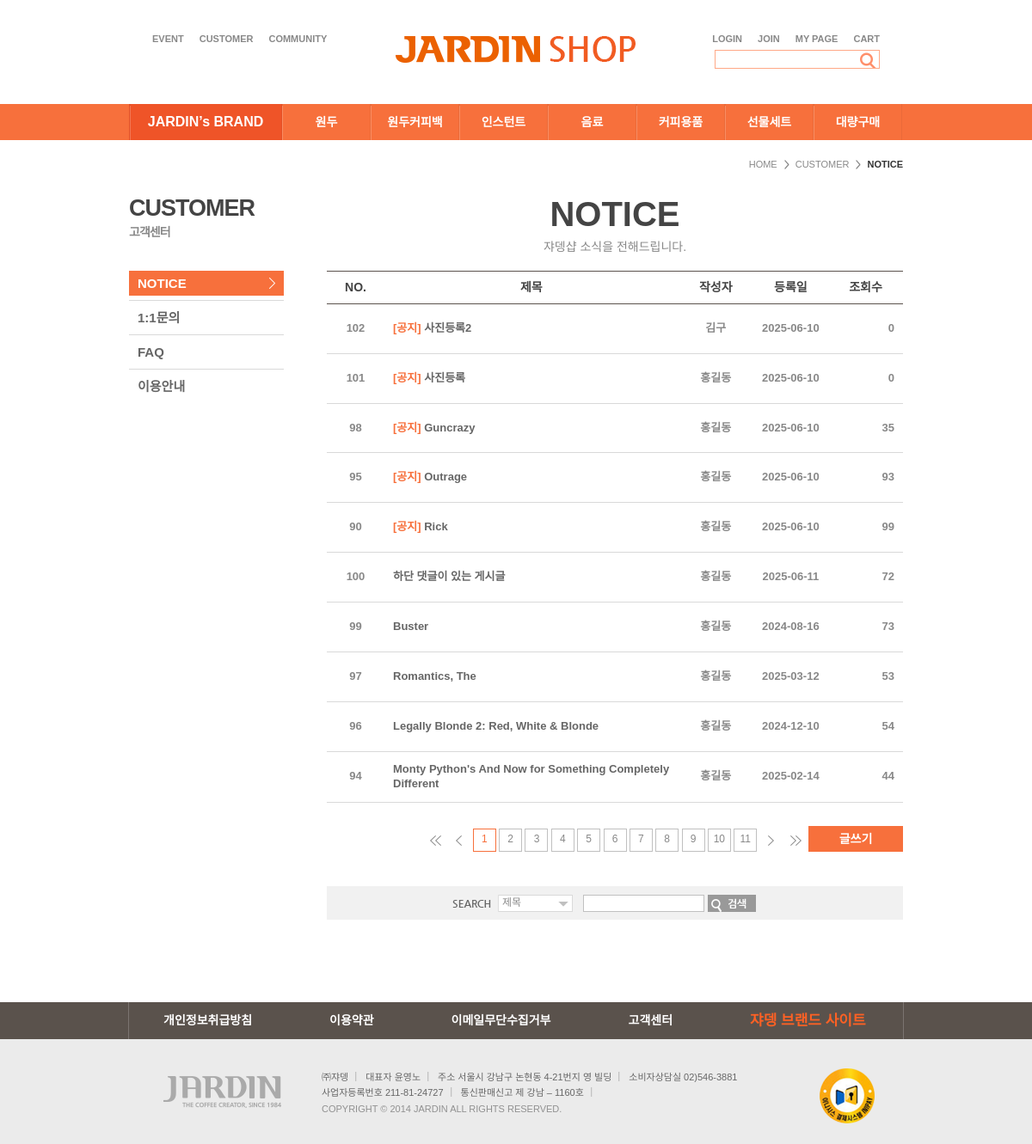
/board/list/, run on the app's committed database.
### board/models.py (models this page shows, shortened)
class Board(models.Model):
    bno = models.AutoField(primary_key=True)
    member = models.ForeignKey(Member, on_delete=models.SET_NULL, null=True)
    btitle = models.CharField(max_length=1000)
    bcontent = models.TextField()
    bgroup = models.IntegerField(default=0)
    bstep = models.IntegerField(default=0)
    bindent = models.IntegerField(default=0)
    bhit = models.IntegerField(default=0)
    bfile = models.CharField(max_length=20, null=True, blank=True)
    notice = models.IntegerField(default=0)  # 공지사항 여부 필드 추가
    bdate = models.DateTimeField(auto_now=True)

### member/models.py (models this page shows, shortened)
class Member(models.Model):
    name = models.CharField(max_length=50)
    id = models.CharField(max_length=50,primary_key=True)
    pw = models.CharField(max_length=100)
    email = models.CharField(max_length=100)
    emailc = models.IntegerField(default=0)
    address1 = models.CharField(max_length=300)
    address2 = models.CharField(max_length=300)
    phone = models.CharField(max_length=50,default='010-0000-0000')
    tel = models.CharField(max_length=50,default='02-0000-0000')
    birth = models.CharField(max_length=20)
    corporate = models.IntegerField(default=0)
    gender = models.CharField(max_length=10,default='남자')
    hobby = models.CharField(max_length=50,default='게임')
    mdate = models.DateTimeField(auto_now=True)

### board/views.py (the view)
# urls.py: path('list/', views.list, name='list'),
def list(request):
    page = int(request.GET.get('page',1))
    qs = Board.objects.all().order_by('-notice','-bgroup','bstep')
    paginator = Paginator(qs,10)    # 10개씩 분리해서 가져옴. 1,2,...10페이지생성
    list = paginator.get_page(page) # 1페이지 가져오기 -> 10개 게시글
    context = {'list':list,'page':page}
    return render(request,'board/list.html',context)

### board/templates/board/list.html (shortened to what this page needs)
{% load static %}
<!DOCTYPE html>
<html>
<head>
<link rel="stylesheet" type="text/css" href="/static/css/reset.css?v=Y" />
<link rel="stylesheet" type="text/css" href="/static/css/layout.css?v=Y" />
<link rel="stylesheet" type="text/css" href="/static/css/content.css?v=Y" />
</head>
<body>
<div id="allwrap">
<div id="wrap">
	<div id="header">
		<div id="snbBox">
			<a href='/'>
				<h1><img src="/static/images/txt/logo.gif" alt="JARDIN SHOP" /></h1>
			</a>
			<div id="quickmenu">
				<ul>
					<li><a href="#">EVENT</a></li>
					<li><a href="#">CUSTOMER</a></li>
					<li><a href="#">COMMUNITY</a></li>
				</ul>
			</div>
			<div id="snb">
				<ul>
					<li><a href="#">LOGIN</a></li>
					<li><a href="#">JOIN</a></li>
					<li><a href="#">MY PAGE</a></li>
					<li><a href="#">CART</a></li>
				</ul>
				<div id="search">
					<input type="text" class="searchType" />
					<input type="image" src="/static/images/btn/btn_main_search.gif" width="23" height="20" alt="검색하기" />
				</div>
			</div>
		</div>
	</div>
	<div id="gnb">
		<div id="top">
			<ul>
				<li class="brand t1"><a href="#" id="topNavi1">JARDIN’s BRAND</a>
				</li>
				<li class="t2"><a href="#" id="topNavi2">원두</a>
				</li>
				<li class="t1"><a href="#" id="topNavi3">원두커피백</a>
				</li>
				<li class="t2"><a href="#" id="topNavi4">인스턴트</a>
				</li>
				<li class="t1"><a href="#" id="topNavi5">음료</a>
				</li>
				<li class="t2"><a href="#" id="topNavi6">커피용품</a>
				</li>
				<li class="t1"><a href="#" id="topNavi7">선물세트</a></li>
				<li class="t2"><a href="#" id="topNavi8">대량구매</a></li>
			</ul>
		</div>
	</div>
	<div id="container">
		<div id="location">
			<ol>
				<li><a href="#">HOME</a></li>
				<li><a href="#">CUSTOMER</a></li>
				<li class="last">NOTICE</li>
			</ol>
		</div>
		<div id="outbox">
			<div id="left">
				<div id="title2">CUSTOMER<span>고객센터</span></div>
				<ul>
					<li><a href="#" id="leftNavi1">NOTICE</a></li>
					<li><a href="#" id="leftNavi2">1:1문의</a></li>
					<li><a href="#" id="leftNavi3">FAQ</span></a></li>
					<li class="last"><a href="#" id="leftNavi4">이용안내</a></li>
				</ul>
			</div><script type="text/javascript">initSubmenu(1,0);</script>
			<div id="contents">
				<div id="customer">
					<h2><strong>NOTICE</strong><span>쟈뎅샵 소식을 전해드립니다.</span></h2>
					<div class="orderDivMt">
						<table summary="NO, 제목, 등록일, 조회수 순으로 공지사항을 조회 하실수 있습니다." class="orderTable2" border="1" cellspacing="0">
							<colgroup>
							<col width="10%" class="tnone" />
							<col width="*" />
							<col width="13%" class="tw25" />
							<col width="13%" class="tnone" />
							<col width="13%" class="tnone" />
							</colgroup>
							<thead>
								<th scope="col" class="tnone">NO.</th>
								<th scope="col">제목</th>
								<th scope="col">작성자</th>
								<th scope="col">등록일</th>
								<th scope="col" class="tnone">조회수</th>
							</thead>
							<tbody>
								{% for board in list %}
								<tr>
									<td class="tnone">{{board.bno}}</td>
									<td class="left">
										<a href="/board/view/{{board.bno}}/">{% if board.notice >= 1 %}<strong style='color:#f7703c;'>[공지]</strong>{%endif%}
											{{board.btitle}}
										</a>
									</td>
									<td>{{board.member.name}}</td>
									<td>{{board.bdate|date:'Y-m-d'}}</td>
									<td class="tnone right">{{board.bhit}}</td>
								</tr>
								{% endfor %}
							</tbody>
						</table>
					</div>
					<div class="btnAreaList">
						<div class="bwright">
							<ul>
								<li><a href="/board/write/" class="sbtnMini">글쓰기</a></li>
							</ul>
						</div>
						<div class="allPageMoving1">
						{% if not list.has_previous %}
						<a class="n"><img src="/static/images/btn/btn_pre2.gif" alt="처음으로"/></a>
						<a class="pre"><img src="/static/images/btn/btn_pre1.gif" alt="앞페이지로"/></a>
						{% else %}
						<a href="/board/list/?page=1" class="n"><img src="/static/images/btn/btn_pre2.gif" alt="처음으로"/></a>
						<a href="/board/list/?page={{list.previous_page_number}}" class="pre"><img src="/static/images/btn/btn_pre1.gif" alt="앞페이지로"/></a>
						{% endif %}
						{% for i in list.paginator.page_range %}
							{% if i == page %}
								<strong>{{i}}</strong>
							{% else %}
								<a href="/board/list/?page={{i}}">{{i}}</a>
							{% endif %}
						{% endfor %}
						{% if not list.has_next %}
						<a class="next"><img src="/static/images/btn/btn_next1.gif" alt="뒤페이지로"/></a>
						<a class="n"><img src="/static/images/btn/btn_next2.gif" alt="마지막페이지로"/></a>
						{% else %}
						<a href="/board/list/?page={{list.next_page_number}}" class="next"><img src="/static/images/btn/btn_next1.gif" alt="뒤페이지로"/></a>
						<a href="/board/list/?page={{list.paginator.num_pages}}" class="n"><img src="/static/images/btn/btn_next2.gif" alt="마지막페이지로"/></a>
						{% endif %}
						</div>
					</div>
					<div class="searchWrap">
						<div class="search">
							<ul>
								<li class="web"><img src="/static/images/txt/txt_search.gif" alt="search" /></li>
								<li class="se">
								</li>
								<li><input type="text" class="searchInput" /></li>
								<li class="web"><a href="#"><img src="/static/images/btn/btn_search.gif" alt="검색" /></a></li>
							</ul>
						</div>
					</div>
				</div>
			</div>
		</div>
	</div>
	<div id="footerWrap">
		<div id="footer">
			<div id="fnb">
				<ul>
					<li class="left"><a href="#">개인정보취급방침</a></li>
					<li><a href="#">이용약관</a></li>
					<li class="left"><a href="#">이메일무단수집거부</a></li>
					<li><a href="#">고객센터</a></li>
					<li class="left brand"><a href="#">쟈뎅 브랜드 사이트</a></li>
				</ul>
			</div>
			<div id="finfo">
				<div id="flogo"><img src="/static/images/txt/flogo.gif" alt="JARDIN THE COFFEE CREATOR, SINCE 1984" /></div>
				<address>
					<ul>
						<li>㈜쟈뎅</li>
						<li>대표자 윤영노</li>
						<li class="tnone">주소 서울시 강남구 논현동 4-21번지 영 빌딩</li>
						<li class="webnone">소비자상담실 02)546-3881</li>
						<li>사업자등록번호 211-81-24727</li>
						<li class="tnone">통신판매신고 제 강남 – 1160호</li>
						<li class="copy">COPYRIGHT © 2014 JARDIN <span>ALL RIGHTS RESERVED.</span></li>
					</ul>
				</address>
				<div id="inicis"><img src="/static/images/ico/ico_inicis.png" alt="이니시스 결제시스템" /></div>
			</div>
		</div>
	</div>
</div>
</div>
</body>
</html>

### static/css/layout.css (style rules this page uses)
html { overflow-y:scroll; width:100%; }
#allwrap { position:relative; width:100%; overflow:hidden; }
a { cursor: pointer; }
#header { max-width:900px; margin:33px auto 0; }
#header #snbBox { position:relative; width:100%; height:47px; overflow:hidden; }
#header #snbBox h1 { position:absolute; left:50%; top:0; margin:1px 0 0 -150px; }
#header #snbBox #quickmenu { float:left; margin:0 0 0 27px; }
#header #snbBox #quickmenu ul li { float:left; height:25px; line-height:25px; padding:0 18px 0 0; }
#header #snbBox #quickmenu ul li a { color:#888; font-size:11px; font-weight:600; }
#header #snbBox #snb { float:right; margin:0 27px 0 0; }
#header #snbBox #snb ul { width:100%; overflow:hidden; }
#header #snbBox #snb ul li { float:left; height:25px; line-height:25px; padding:0 0 0 18px; }
#header #snbBox #snb ul li a { color:#888; font-size:11px; font-weight:600; }
#header #snbBox #snb #search { float:right; width:190px; height:20px; border:1px #ffa886 solid; }
#header #snbBox #snb #search input.searchType { width:157px; height:18px; line-height:18px; border:0; padding:0 0 0 5px; }
#gnb { width:100%; background:#f7703c; }
#gnb:after { content:""; display:block; clear:both; }
#gnb #top { max-width:900px; margin:41px auto 0; }
#gnb #top:after { content:""; display:block; clear:both; }
#gnb #top ul li { position:relative; float:left; background:url('../images/bg/bg_navi_l.gif') left top no-repeat; }
#gnb #top ul li a { display:block; width:103px; height:42px; line-height:42px; font-size:14px; color:#fff; font-weight:600; text-align:center; background:url('../images/bg/bg_navi_r.gif') right top no-repeat; }
#gnb #top ul li.brand { background:url('../images/bg/bg_navi_brand.gif') left top #ef5428 no-repeat; }
#gnb #top ul li.brand a { width:178px; font-size:16px; background:url('../images/bg/bg_navi_brand_r.gif') right top no-repeat; }
#footerWrap { width:100%; margin:56px 0 0 0; overflow:hidden; }
#footerWrap #footer { width:100%; background:#ebebeb; margin:0 auto; }
#footerWrap #footer #fnb { width:100%; background:#5a524c; overflow:hidden; }
#footerWrap #footer #fnb ul { max-width:860px; padding:0 0 0 40px; margin:0 auto; border-left:1px #7b7470 solid; border-right:1px #7b7470 solid; overflow:hidden; }
#footerWrap #footer #fnb ul li { float:left; height:43px; line-height:43px; padding:0 90px 0 0; }
#footerWrap #footer #fnb ul li a { font-size:14px; color:#fff; font-weight:600; }
#footerWrap #footer #fnb ul li.brand { padding:0; }
#footerWrap #footer #fnb ul li.brand a { color:#fe6124; font-size:17px; }
#footerWrap #footer #finfo { position:relative; max-width:900px; padding:30px 0; margin:0 auto; overflow:hidden; }
#footerWrap #footer #finfo #flogo { float:left; padding:0 24px 0 27px; }
#footerWrap #footer #finfo address { float:left; width:518px; padding:5px 0 0 0; }
#footerWrap #footer #finfo address ul li { float:left; font-size:11px; color:#666; line-height:1.7; padding:0 10px; background:url('../images/bg/bg_address.gif') right 3px no-repeat; }
#footerWrap #footer #finfo address ul li.copy { color:#919191; background:url(none); }
#footerWrap #footer #finfo address ul li.webnone { background:url(none); }
#footerWrap #footer #finfo #inicis { position:absolute; right:33px; top:34px; }

### data on the page
Board: bno "102", notice "[공지]", btitle "사진등록2", member.name "김구", bdate "2025-06-10", bhit "0"
Board: bno "101", notice "[공지]", btitle "사진등록", member.name "홍길동", bdate "2025-06-10", bhit "0"
Board: bno "98", notice "[공지]", btitle "Guncrazy", member.name "홍길동", bdate "2025-06-10", bhit "35"
Board: bno "95", notice "[공지]", btitle "Outrage", member.name "홍길동", bdate "2025-06-10", bhit "93"
Board: bno "90", notice "[공지]", btitle "Rick", member.name "홍길동", bdate "2025-06-10", bhit "99"
Board: bno "100", btitle "하단 댓글이 있는 게시글", member.name "홍길동", bdate "2025-06-11", bhit "72"
Board: bno "99", btitle "Buster", member.name "홍길동", bdate "2024-08-16", bhit "73"
Board: bno "97", btitle "Romantics, The", member.name "홍길동", bdate "2025-03-12", bhit "53"
Board: bno "96", btitle "Legally Blonde 2: Red, White & Blonde", member.name "홍길동", bdate "2024-12-10", bhit "54"
Board: bno "94", btitle "Monty Python's And Now for Something Completely Different", member.name "홍길동", bdate "2025-02-14", bhit "44"

### other printed values
{{ i }} "1"
{{ i }} "2" "3" "4" "5" "6" "7" "8" "9" "10" "11"
